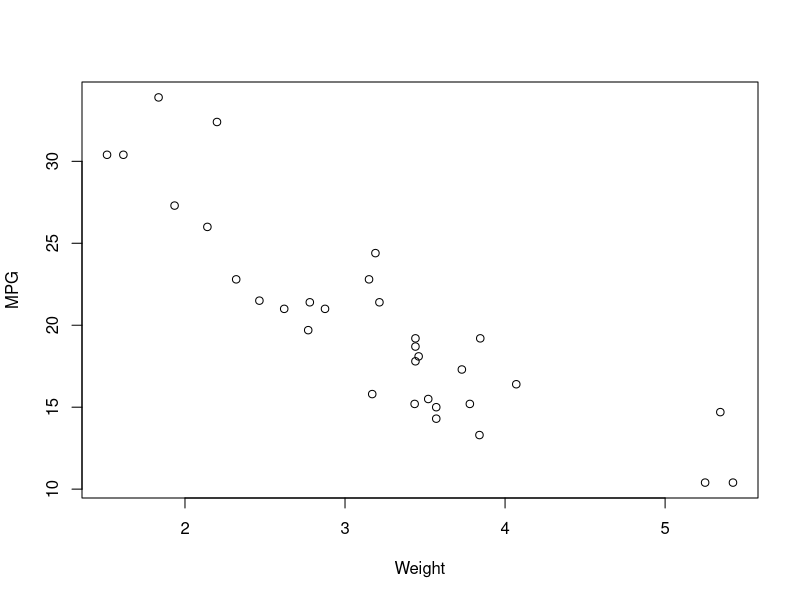

This figure's R source:
## ---- chunk 1
knitr::opts_chunk$set(echo = FALSE)
## ---- chunk 2
head(iris,3)
## ---- chunk 3
head(mtcars,2)
## ---- chunk 4
summary(cars)
## ---- chunk 5
plot(mtcars$wt,mtcars$mpg,xlab = "Weight", ylab = "MPG")
